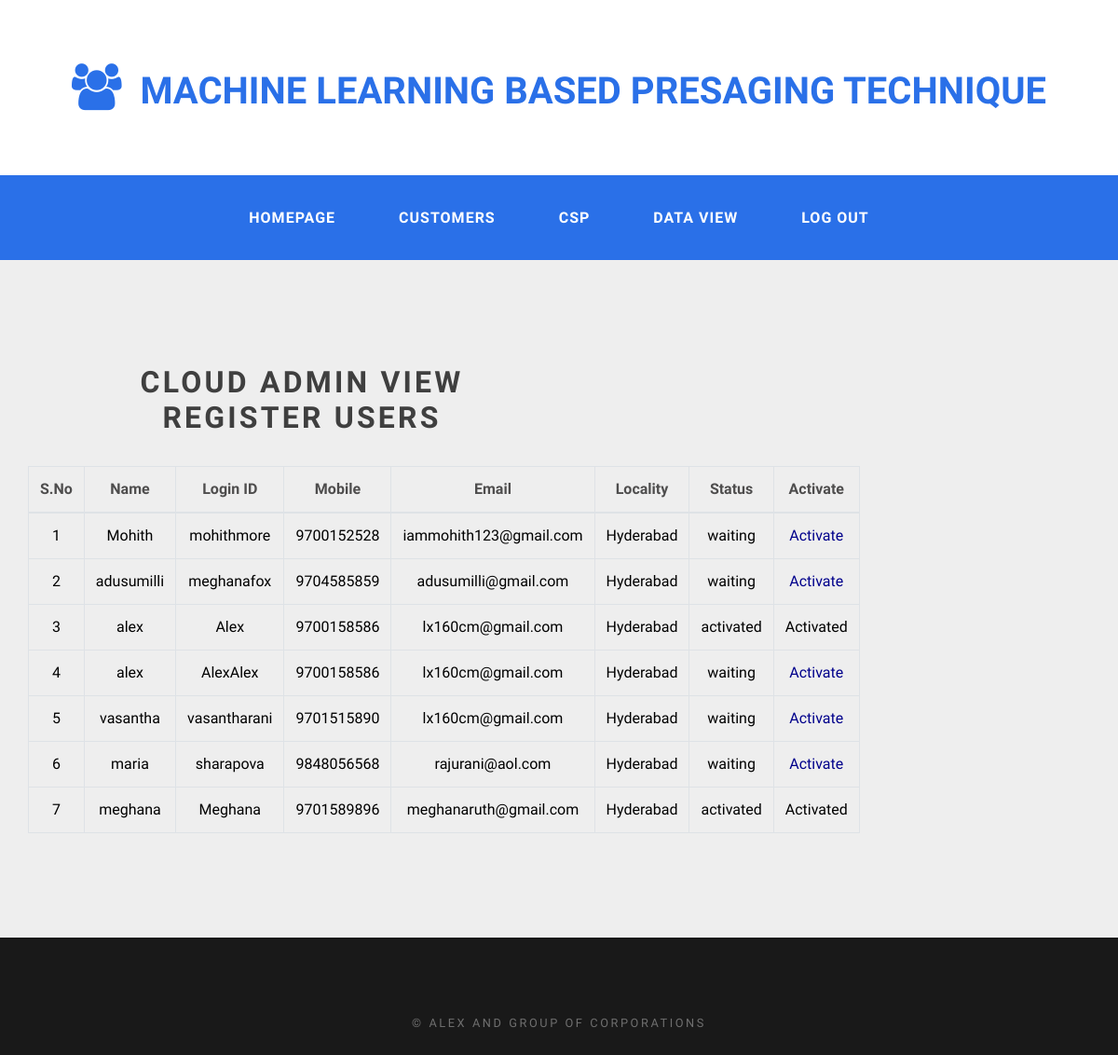
The page /CloudCustomers/ on the database its author committed.
### PresagingTechnique/models.py (models this page shows, shortened)
class CustomerRegistrationModel(models.Model):
    name = models.CharField(max_length=100)
    loginid = models.CharField(unique=True,max_length=100)
    password = models.CharField(max_length=100)
    mobile = models.CharField(max_length=100)
    email = models.CharField(max_length=100)
    locality = models.CharField(max_length=100)
    address = models.CharField(max_length=1000)
    city = models.CharField(max_length=100)
    state = models.CharField(max_length=100)
    status  = models.CharField(max_length=100)
    class Meta:
        db_table='Customers'

### cloud/views.py (the view)
# urls.py: path('CloudCustomers/',cloud.CloudCustomers,name='CloudCustomers'),
def CloudCustomers(request):
    cust = CustomerRegistrationModel.objects.all()
    return render(request,'clouds/CloudCust.html',{'cust':cust})

### assets/templates/clouds/CloudCust.html (shortened to what this page needs)
{% extends 'clouds/CloudBase.html'%}
{%load static%}
{%block contents%}
<div id="page-wrapper">
    <div class="container" id="page">
        <div id="content">
            <div class="title">
                <h2>Cloud Admin View Register Users</h2>
            </div>
               <table class="table table-bordered">
    <thead>
      <tr>
        <th>S.No</th>
        <th>Name</th>
        <th>Login ID</th>
        <th>Mobile</th>
        <th>Email</th>
        <th>Locality</th>
        <th>Status</th>
        <th>Activate</th>
      </tr>
    </thead>
    <tbody>
    {% for i in cust %}
                                            <tr style="color: Black">
                                                <td>{{forloop.counter}}</td>
                                                <td>{{i.name}}</td>
                                                <td>{{i.loginid}}</td>
                                                <td>{{i.mobile}}</td>
                                                <td>{{i.email}}</td>
                                                <td>{{i.locality}}</td>
                                                <td>{{i.status}}</td>
                                                {% if i.status == 'waiting' %}
                                                <td><a class="btn-link" href="/CloudActivateUsers/?uid={{ i.id }}"
                                                       style="color:DARKBLUE">Activate</a></td>
                                                {% else %}
                                                <td> Activated</td>
                                                {% endif %}
                                            </tr>
                                            {% endfor %}
    </tbody>
  </table>
        </div>
    </div>
</div>
{%endblock%}

### assets/templates/clouds/CloudBase.html (shortened to what this page needs)
{% load static %}
<!DOCTYPE html PUBLIC "-//W3C//DTD XHTML 1.0 Strict//EN" "http://www.w3.org/TR/xhtml1/DTD/xhtml1-strict.dtd">
<html xmlns="http://www.w3.org/1999/xhtml">
<head>
<link rel="stylesheet" href="https://maxcdn.bootstrapcdn.com/bootstrap/4.0.0/css/bootstrap.min.css">
<link href="{%static 'default.css'%}" rel="stylesheet" type="text/css" media="all" />
<link href="{%static 'fonts.css'%}" rel="stylesheet" type="text/css" media="all" />
</head>
<body onload="noBack();"onPageShow="if(event.persisted) noBack();" onUnload="" >
<div id="logo">
	<h1><a href="#" class="icon icon-group"><span>Machine Learning based Presaging Technique</span></a></h1>
</div>
<div id="header">
	<div id="menu" class="container">
		<ul>
			<li><a href="#" accesskey="1" title="">Homepage</a></li>
			<li><a href="{%url 'CloudCustomers'%}" accesskey="1" title="">Customers</a></li>
			<li><a href="{%url 'CloudCSPAdding'%}" accesskey="2" title="">CSP</a></li>
			<li><a href="{%url 'CloudDataView'%}" accesskey="3" title="">Data View</a></li>
			<li><a href="{%url 'Logout'%}" accesskey="4" title="">Log out</a></li>
		</ul>
	</div>
</div>
{%block contents%}
{%endblock%}
<div id="copyright" class="container">
	<p>&copy; Alex and group of Corporations</p>
</div>
</body>
</html>

### assets/static/default.css (style rules this page uses)
html, body { height: 100%; }
body { margin: 0px; padding: 0px; background: #191919; font-family: 'Source Sans Pro', sans-serif; font-size: 12pt; font-weight: 400; color: #4E4D4D; }
h1, h2, h3 { margin: 0; padding: 0; }
p, ol, ul { margin-top: 0; }
ol, ul { padding: 0; list-style: none; }
p { line-height: 180%; }
a { color: #383838; }
.container { width: 1200px; margin: 0px auto; }
.title { text-align: center; }
.title h2 { letter-spacing: 0.10em; text-transform: uppercase; font-weight: 700; color: #3f3f3f; }
#header { background: #2A70E8; }
#logo { padding: 4em 0em; background: #FFF; text-transform: uppercase; }
#logo h1 { text-align: center; font-weight: 900; font-size: 2.5em; }
#logo span { padding: 0em 0em 0em 0.5em; }
#logo a { color: #2A70E8; }
#menu ul { margin: 0; padding: 20px 0px 20px 0px; list-style: none; line-height: normal; text-align: center; }
#menu li { display: inline-block; }
#menu a { display: block; padding: 1em 2em; letter-spacing: 1px; text-decoration: none; text-transform: uppercase; font-size: 1em; font-weight: 700; color: #FFF; }
#page-wrapper { background: #EEEEEE; }
#page { overflow: hidden; padding: 6em 0em; }
#content { float: left; width: 588px; text-align: center; }
#content .title { padding: 1em 2em 2em 2em; text-align: center; }
#content h2 { font-size: 2em; }
#copyright { overflow: hidden; padding: 5em 0em; }
#copyright p { letter-spacing: 0.20em; text-align: center; text-transform: uppercase; font-size: 0.80em; color: #6F6F6F; }

### rows shown on the page
CustomerRegistrationModel: name "Mohith", loginid "mohithmore", mobile "9700152528", email "iammohith123@gmail.com", locality "Hyderabad", status "waiting"
CustomerRegistrationModel: name "adusumilli", loginid "meghanafox", mobile "9704585859", email "adusumilli@gmail.com", locality "Hyderabad", status "waiting"
CustomerRegistrationModel: name "alex", loginid "Alex", mobile "9700158586", email "lx160cm@gmail.com", locality "Hyderabad", status "activated", shows "Activated"
CustomerRegistrationModel: name "alex", loginid "AlexAlex", mobile "9700158586", email "lx160cm@gmail.com", locality "Hyderabad", status "waiting"
CustomerRegistrationModel: name "vasantha", loginid "vasantharani", mobile "9701515890", email "lx160cm@gmail.com", locality "Hyderabad", status "waiting"
CustomerRegistrationModel: name "maria", loginid "sharapova", mobile "9848056568", email "rajurani@aol.com", locality "Hyderabad", status "waiting"
CustomerRegistrationModel: name "meghana", loginid "Meghana", mobile "9701589896", email "meghanaruth@gmail.com", locality "Hyderabad", status "activated", shows "Activated"
